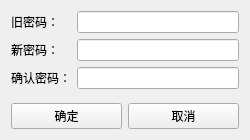
<?xml version="1.0" encoding="UTF-8"?>
<ui version="4.0">
 <class>ModifyPSWDialog</class>
 <widget class="QDialog" name="ModifyPSWDialog">
  <property name="geometry">
   <rect>
    <x>0</x>
    <y>0</y>
    <width>250</width>
    <height>140</height>
   </rect>
  </property>
  <property name="sizePolicy">
   <sizepolicy hsizetype="Fixed" vsizetype="Fixed">
    <horstretch>0</horstretch>
    <verstretch>0</verstretch>
   </sizepolicy>
  </property>
  <property name="minimumSize">
   <size>
    <width>250</width>
    <height>140</height>
   </size>
  </property>
  <property name="maximumSize">
   <size>
    <width>250</width>
    <height>140</height>
   </size>
  </property>
  <property name="windowTitle">
   <string>修改密码</string>
  </property>
  <layout class="QVBoxLayout" name="verticalLayout">
   <item>
    <layout class="QFormLayout" name="formLayout">
     <item row="0" column="0">
      <widget class="QLabel" name="Label">
       <property name="text">
        <string>旧密码：</string>
       </property>
      </widget>
     </item>
     <item row="0" column="1">
      <widget class="QLineEdit" name="LineEdit_OldPSW">
       <property name="toolTip">
        <string>&lt;html&gt;&lt;head/&gt;&lt;body&gt;&lt;p&gt;输入完成后按回车键&lt;/p&gt;&lt;/body&gt;&lt;/html&gt;</string>
       </property>
      </widget>
     </item>
     <item row="1" column="0">
      <widget class="QLabel" name="Label_2">
       <property name="text">
        <string>新密码：</string>
       </property>
      </widget>
     </item>
     <item row="1" column="1">
      <widget class="QLineEdit" name="LineEdit_NewPSW"/>
     </item>
     <item row="2" column="0">
      <widget class="QLabel" name="Label_3">
       <property name="text">
        <string>确认密码：</string>
       </property>
      </widget>
     </item>
     <item row="2" column="1">
      <widget class="QLineEdit" name="LineEdit_DoubleNewPSW"/>
     </item>
    </layout>
   </item>
   <item>
    <layout class="QHBoxLayout" name="horizontalLayout">
     <item>
      <widget class="QPushButton" name="pushButton_OK">
       <property name="text">
        <string>确定</string>
       </property>
       <property name="autoDefault">
        <bool>false</bool>
       </property>
      </widget>
     </item>
     <item>
      <widget class="QPushButton" name="pushButton_Cancel">
       <property name="text">
        <string>取消</string>
       </property>
       <property name="autoDefault">
        <bool>false</bool>
       </property>
      </widget>
     </item>
    </layout>
   </item>
  </layout>
 </widget>
 <resources/>
 <connections/>
</ui>
